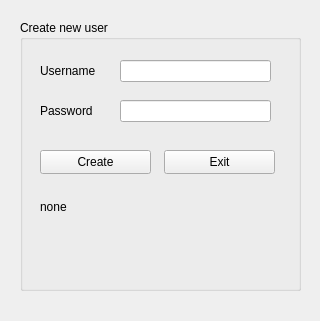
<?xml version="1.0" encoding="UTF-8"?>
<ui version="4.0">
 <class>Form</class>
 <widget class="QWidget" name="Form">
  <property name="geometry">
   <rect>
    <x>0</x>
    <y>0</y>
    <width>320</width>
    <height>321</height>
   </rect>
  </property>
  <property name="windowTitle">
   <string>Form</string>
  </property>
  <widget class="QGroupBox" name="group_box_create_user">
   <property name="geometry">
    <rect>
     <x>20</x>
     <y>20</y>
     <width>281</width>
     <height>271</height>
    </rect>
   </property>
   <property name="title">
    <string>Create new user</string>
   </property>
   <widget class="QPushButton" name="button_create">
    <property name="geometry">
     <rect>
      <x>20</x>
      <y>130</y>
      <width>111</width>
      <height>24</height>
     </rect>
    </property>
    <property name="text">
     <string>Create</string>
    </property>
   </widget>
   <widget class="QPushButton" name="button_exit">
    <property name="geometry">
     <rect>
      <x>144</x>
      <y>130</y>
      <width>111</width>
      <height>24</height>
     </rect>
    </property>
    <property name="text">
     <string>Exit</string>
    </property>
   </widget>
   <widget class="QLineEdit" name="line_edit_username">
    <property name="geometry">
     <rect>
      <x>100</x>
      <y>40</y>
      <width>151</width>
      <height>22</height>
     </rect>
    </property>
   </widget>
   <widget class="QLineEdit" name="line_edit_password">
    <property name="geometry">
     <rect>
      <x>100</x>
      <y>80</y>
      <width>151</width>
      <height>22</height>
     </rect>
    </property>
   </widget>
   <widget class="QLabel" name="label_username">
    <property name="geometry">
     <rect>
      <x>20</x>
      <y>40</y>
      <width>81</width>
      <height>21</height>
     </rect>
    </property>
    <property name="text">
     <string>Username</string>
    </property>
   </widget>
   <widget class="QLabel" name="label_password">
    <property name="geometry">
     <rect>
      <x>20</x>
      <y>80</y>
      <width>81</width>
      <height>21</height>
     </rect>
    </property>
    <property name="text">
     <string>Password</string>
    </property>
   </widget>
   <widget class="QLabel" name="label_information">
    <property name="geometry">
     <rect>
      <x>20</x>
      <y>180</y>
      <width>241</width>
      <height>71</height>
     </rect>
    </property>
    <property name="layoutDirection">
     <enum>Qt::LeftToRight</enum>
    </property>
    <property name="text">
     <string>none</string>
    </property>
    <property name="textFormat">
     <enum>Qt::AutoText</enum>
    </property>
    <property name="alignment">
     <set>Qt::AlignLeading|Qt::AlignLeft|Qt::AlignTop</set>
    </property>
    <property name="wordWrap">
     <bool>true</bool>
    </property>
    <property name="margin">
     <number>0</number>
    </property>
   </widget>
  </widget>
 </widget>
 <resources/>
 <connections/>
</ui>
